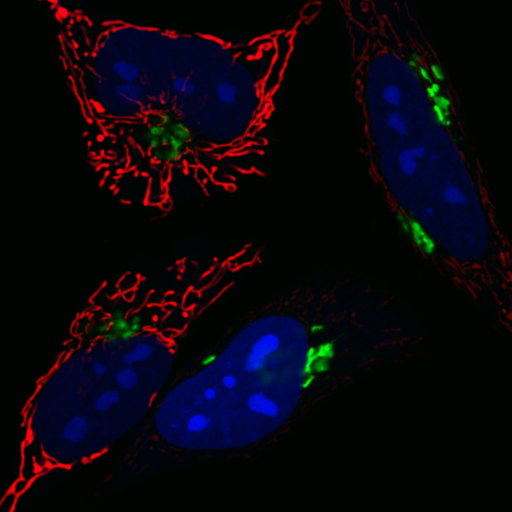
#> input picture demo_input/oRGB.png, 512 x 512 px
$ python 'test_lab&gamma.py'
#> lines starting #> are read from the running program, lines starting #| are printed output that depends on the picture
import numpy as np
import cv2
from skimage import color, util, io, exposure

def cv2_invert(iamge_path = 'demo_input/oRGB.png'):
#> called with iamge_path = 'demo_input/oRGB.png'
    rgb_image = cv2.imread('demo_input/oRGB.png')
#> rgb_image is the input picture: shape (512, 512, 3); mean B, G, R 12.6, 5.7, 9.1
    lab_image = cv2.cvtColor(rgb_image, cv2.COLOR_RGB2Lab)
#> lab_image: shape (512, 512, 3); mean of channels 0, 1, 2 9.1, 134.1, 127.9
    '''
    print(f' max{np.max(lab_image[:, :, 0])}, min{np.min(lab_image[:, :, 0])}')
    print(f' max{np.max(lab_image[:, :, 1])}, min{np.min(lab_image[:, :, 1])}')
    print(f' max{np.max(lab_image[:, :, 2])}, min{np.min(lab_image[:, :, 2])}')
    '''
    lab_image[:, :, 0] = 255 - lab_image[:, :, 0] # range
#> lab_image: shape (512, 512, 3); mean of channels 0, 1, 2 245.9, 134.1, 127.9
    rgb_image = cv2.cvtColor(lab_image, cv2.COLOR_Lab2RGB)
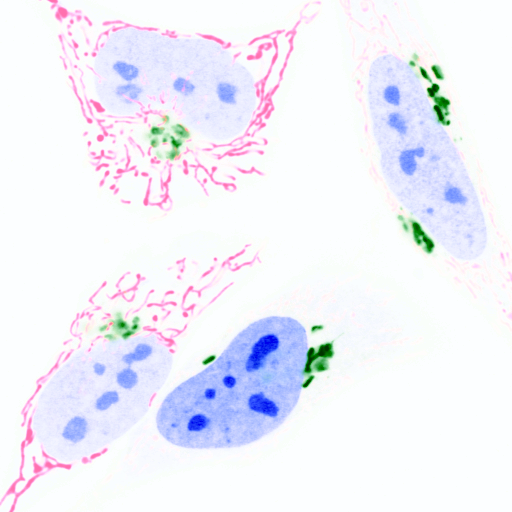
#> rgb_image: shape (512, 512, 3); mean B, G, R 250.4, 240.7, 240.5

    '''
    print(f' max{np.max(rgb_image[:, :, 0])}, min{np.min(rgb_image[:, :, 0])}')
    print(f' max{np.max(rgb_image[:, :, 1])}, min{np.min(rgb_image[:, :, 1])}')
    print(f' max{np.max(rgb_image[:, :, 2])}, min{np.min(rgb_image[:, :, 2])}')
    '''

    # lab_image = exposure.adjust_gamma(lab_image, gamma=1)
    cv2.imwrite('test_results/cv2invert_test_image.jpg', rgb_image)

def sk_invert(iamge_path = 'demo_input/oRGB.png'):

#> called with iamge_path = 'demo_input/oRGB.png'
    rgb_image = io.imread('demo_input/oRGB.png')
    lab_image = color.rgb2lab(rgb_image)
#> lab_image: shape (512, 512, 3) float64; mean of channels 0, 1, 2 3.5, 4.6, -2.6

    lab_image[:, :, 0] = 100 - lab_image[:, :, 0] # range
#> lab_image: shape (512, 512, 3) float64; mean of channels 0, 1, 2 96.5, 4.6, -2.6
    rgb_image = color.lab2rgb(lab_image)
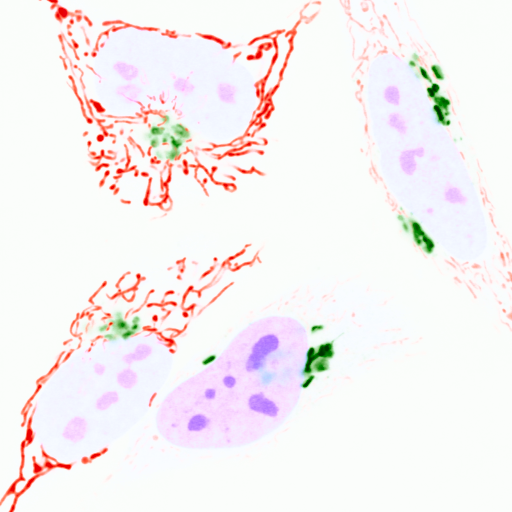
#> rgb_image: shape (512, 512, 3) float64; mean R, G, B 0.971, 0.948, 0.951

    rgb_image = exposure.adjust_gamma(rgb_image, gamma=1)

    io.imsave("test_results/skinvert_test_image.png", util.img_as_ubyte(rgb_image))

cv2_invert()
sk_invert()
